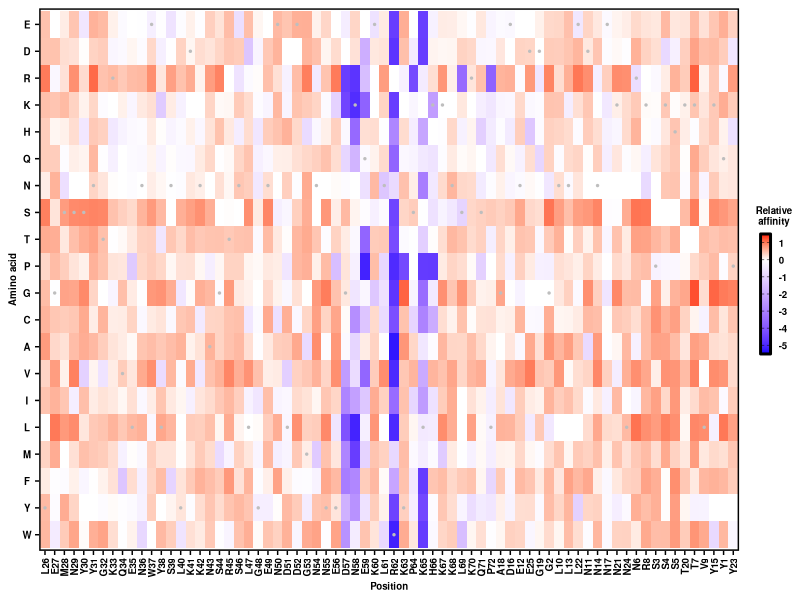

The R script that drew this image:
#R code
library(ggplot2)
library(scales)
library(RColorBrewer)
library(readr)
library(tidyr)
library(reshape)
library(stringr)
library(dplyr)
library(ggrepel)
library(gridExtra)
library(stringr)
require(cowplot)

plot_enrich_heatmap <- function(norm_enrich_table, WTresibox){
  textsize <- 7
  p <-  ggplot() +
          geom_tile(data=norm_enrich_table,aes(x=resi,y=aa,fill=log10(norm_affinity))) +
          labs("Dose (mg)") +
          scale_fill_gradientn(colours=c("blue", "white", "red"),
                limits=c(-5.5,1.5),
                values=rescale(c(-5.5, 0, 1.5)),
                breaks=c(-5,-4,-3,-2,-1,0,1),
                labels=c('-5','-4','-3','-2','-1','0','1'),
                guide="colorbar",
                na.value="grey") +
          theme_cowplot(12) +
          theme(axis.text=element_text(size=textsize,face="bold",colour = 'black'),
                axis.text.x=element_text(angle=90,hjust=1,vjust=0.5,colour = 'black'),
                axis.text.y=element_text(hjust=0.5,vjust=0.5,colour = 'black'),
                axis.title=element_text(size=textsize,face="bold"),
                axis.line = element_line(colour = 'black', size = 0),
                panel.border = element_rect(colour = "black", fill=NA, size=1)) +
          guides(fill = guide_colorbar(title.theme=element_text(size=textsize,face="bold",colour='black',hjust=0.5),
                                       label.theme=element_text(size=textsize,face="bold",colour='black'),
                                       frame.colour="black",
                                       frame.linewidth = 1,
                                       ticks = TRUE,
                                       ticks.colour = "black",
                                       barwidth = 0.5, barheight = 6, title="Relative\naffinity")) +
          geom_point(data=WTresibox, aes(x=x, y=y), color='gray', size=0.5) +
          xlab("Position") +
          ylab("Amino acid")
  ggsave('graph/norm_affinity_heatmap.png',p,width=7, height=2.2, dpi=1200)
  }

aa_level <- rev(c('E','D','R','K','H','Q','N','S','T','P','G','C','A','V','I','L','M','F','Y','W'))
WTresibox  <- read_tsv('data/WT_heatmap.tsv')
count_table  <- read_tsv('result/nterm_CSP_sub_count.tsv')
frac_R1G1 <- (0.3829*470455+0.3945*470408)/(470455+470408)
frac_R1G2 <- (0.0205*470455+0.0214*470408)/(470455+470408)
frac_R1G3 <- (0.0270*470455+0.0257*470408)/(470455+470408)
frac_R2G1 <- frac_R1G1*0.4878
frac_R2G2 <- frac_R1G2*0.4939
frac_R2G3 <- frac_R1G3*0.0747
enrich_table <- count_table %>% 
                  spread(Sample, Count) %>%
                  mutate(norm_Input=(Input+1)/sum(.$Input)) %>%
                  mutate(norm_R1G1=(R1G1+1)/sum(.$R1G1)*frac_R1G1) %>%
                  mutate(norm_R1G2=(R1G2+1)/sum(.$R1G2)*frac_R1G2) %>%
                  mutate(norm_R1G3=(R1G3+1)/sum(.$R1G3)*frac_R1G3) %>%
                  mutate(norm_R2G1=(R2G1+1)/sum(.$R2G1)*frac_R2G1) %>%
                  mutate(norm_R2G2=(R2G2+1)/sum(.$R2G2)*frac_R2G2) %>%
                  mutate(norm_R2G3=(R2G3+1)/sum(.$R2G3)*frac_R2G3) %>%
                  mutate(affinity=norm_R2G1/norm_R2G2)
WT_affinity   <- filter(enrich_table, Mut=='WT')$affinity
norm_enrich_table <- enrich_table %>%
                       filter(Mut!='WT') %>%
                       mutate(norm_affinity=affinity/WT_affinity) %>%
                       mutate(Pos=str_sub(Mut,2,-2)) %>%
                       mutate(resi=str_sub(Mut,1,-2)) %>%
                       mutate(aa=str_sub(Mut,-1,-1)) %>%
                       filter(aa %in% aa_level) %>%
                       mutate(aa=factor(aa,levels=aa_level)) %>%
                       mutate(Pos=factor(Pos,levels=as.character(seq(26,97)))) %>%
                       arrange(Pos) %>%
                       mutate(resi=factor(resi,levels=unique(resi))) %>%
                       mutate(Pos=as.numeric(as.character(Pos))) %>%
                       select(Mut, resi, Pos, aa, norm_affinity)
plot_enrich_heatmap(norm_enrich_table, WTresibox)
